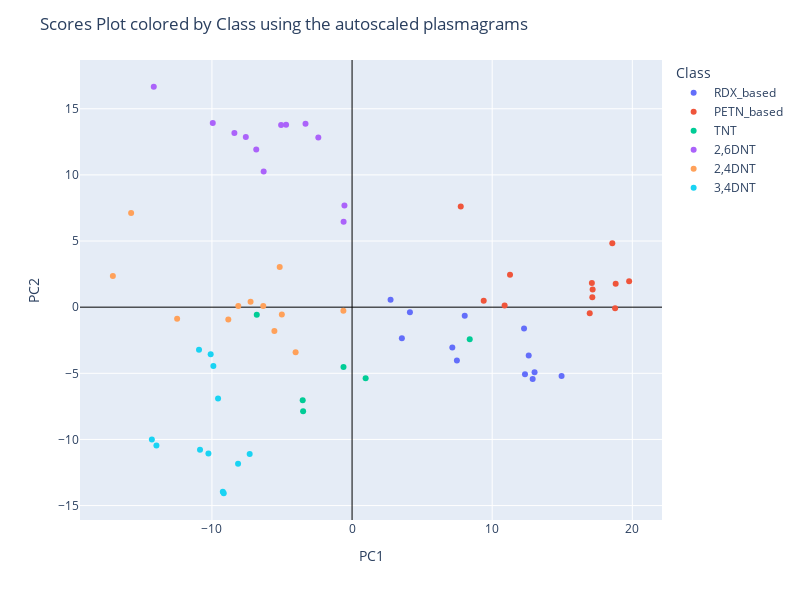

Notebook source saved alongside this figure:
### Code cell
import plotly.express as px

# View the scores plot using plotly library
fig = px.scatter(scores, x="PC1", y="PC2", color="Class", hover_data=['Class'], hover_name=scores.index)
fig.update_xaxes(zeroline=True, zerolinewidth=1, zerolinecolor='Black')
fig.update_yaxes(zeroline=True, zerolinewidth=1, zerolinecolor='Black')
fig.update_layout(
    height=600,
    width=800,
    title_text='Scores Plot colored by Class using the autoscaled plasmagrams')
fig.show()

### Figure 1 — Plotly figure (JSON) as saved in the notebook; plotly's stock layout.template omitted (floating-point values rounded to 4 significant figures)
{"data": [{"customdata": [["RDX_based"], ["RDX_based"], ["RDX_based"], ["RDX_based"], ["RDX_based"], ["RDX_based"], ["RDX_based"], ["RDX_based"], ["RDX_based"], ["RDX_based"], ["RDX_based"], ["RDX_based"]], "hovertemplate": "<b>%{hovertext}</b><br><br>Class=%{customdata[0]}<br>PC1=%{x}<br>PC2=%{y}<extra></extra>", "hovertext": ["C4_7", "C4_8", "C4_9", "C4_10", "C4_11", "C4_12", "RDX_9", "RDX_10", "RDX_11", "RDX_12", "RDX_13", "RDX_14"], "legendgroup": "RDX_based", "marker": {"color": "#636efa", "symbol": "circle"}, "mode": "markers", "name": "RDX_based", "orientation": "v", "showlegend": true, "type": "scatter", "x": [12.34, 7.155, 12.27, 3.553, 4.127, 7.481, 8.04, 2.747, 12.89, 13.02, 12.61, 14.95], "xaxis": "x", "y": [-5.062, -3.058, -1.612, -2.354, -0.3885, -4.027, -0.6558, 0.5534, -5.435, -4.912, -3.646, -5.205], "yaxis": "y"}, {"customdata": [["PETN_based"], ["PETN_based"], ["PETN_based"], ["PETN_based"], ["PETN_based"], ["PETN_based"], ["PETN_based"], ["PETN_based"], ["PETN_based"], ["PETN_based"], ["PETN_based"], ["PETN_based"]], "hovertemplate": "<b>%{hovertext}</b><br><br>Class=%{customdata[0]}<br>PC1=%{x}<br>PC2=%{y}<extra></extra>", "hovertext": ["PETN_10", "PETN_11", "PETN_12", "PETN_13", "PETN_14", "PETN_15", "SEMTEX_10", "SEMTEX_11", "SEMTEX_12", "SEMTEX_13", "SEMTEX_14", "SEMTEX_15"], "legendgroup": "PETN_based", "marker": {"color": "#EF553B", "symbol": "circle"}, "mode": "markers", "name": "PETN_based", "orientation": "v", "showlegend": true, "type": "scatter", "x": [16.96, 17.11, 9.394, 18.77, 10.89, 11.27, 17.17, 17.15, 18.81, 19.77, 18.57, 7.756], "xaxis": "x", "y": [-0.4573, 1.824, 0.4881, -0.08955, 0.1286, 2.451, 1.332, 0.7573, 1.764, 1.952, 4.827, 7.602], "yaxis": "y"}, {"customdata": [["TNT"], ["TNT"], ["TNT"], ["TNT"], ["TNT"], ["TNT"]], "hovertemplate": "<b>%{hovertext}</b><br><br>Class=%{customdata[0]}<br>PC1=%{x}<br>PC2=%{y}<extra></extra>", "hovertext": ["TNT_8", "TNT_9", "TNT_10", "TNT_11", "TNT_12", "TNT_13"], "legendgroup": "TNT", "marker": {"color": "#00cc96", "symbol": "circle"}, "mode": "markers", "name": "TNT", "orientation": "v", "showlegend": true, "type": "scatter", "x": [-3.494, 0.9683, -0.6114, 8.397, -6.801, -3.523], "xaxis": "x", "y": [-7.872, -5.38, -4.532, -2.427, -0.5698, -7.037], "yaxis": "y"}, {"customdata": [["2,6DNT"], ["2,6DNT"], ["2,6DNT"], ["2,6DNT"], ["2,6DNT"], ["2,6DNT"], ["2,6DNT"], ["2,6DNT"], ["2,6DNT"], ["2,6DNT"], ["2,6DNT"], ["2,6DNT"]], "hovertemplate": "<b>%{hovertext}</b><br><br>Class=%{customdata[0]}<br>PC1=%{x}<br>PC2=%{y}<extra></extra>", "hovertext": ["2,6DNT_1", "2,6DNT_2", "2,6DNT_3", "2,6DNT_4", "2,6DNT_5", "2,6DNT_6", "2,6DNT_7", "2,6DNT_8", "2,6DNT_9", "2,6DNT_10", "2,6DNT_11", "2,6DNT_12"], "legendgroup": "2,6DNT", "marker": {"color": "#ab63fa", "symbol": "circle"}, "mode": "markers", "name": "2,6DNT", "orientation": "v", "showlegend": true, "type": "scatter", "x": [-0.6047, -7.582, -4.709, -6.309, -2.408, -9.941, -6.839, -0.5437, -5.063, -3.323, -8.397, -14.15], "xaxis": "x", "y": [6.451, 12.87, 13.79, 10.26, 12.82, 13.93, 11.92, 7.69, 13.76, 13.87, 13.16, 16.66], "yaxis": "y"}, {"customdata": [["2,4DNT"], ["2,4DNT"], ["2,4DNT"], ["2,4DNT"], ["2,4DNT"], ["2,4DNT"], ["2,4DNT"], ["2,4DNT"], ["2,4DNT"], ["2,4DNT"], ["2,4DNT"], ["2,4DNT"]], "hovertemplate": "<b>%{hovertext}</b><br><br>Class=%{customdata[0]}<br>PC1=%{x}<br>PC2=%{y}<extra></extra>", "hovertext": ["2,4DNT_1", "2,4DNT_2", "2,4DNT_3", "2,4DNT_4", "2,4DNT_5", "2,4DNT_6", "2,4DNT_7", "2,4DNT_8", "2,4DNT_9", "2,4DNT_10", "2,4DNT_11", "2,4DNT_12"], "legendgroup": "2,4DNT", "marker": {"color": "#FFA15A", "symbol": "circle"}, "mode": "markers", "name": "2,4DNT", "orientation": "v", "showlegend": true, "type": "scatter", "x": [-8.832, -5.012, -4.029, -7.243, -5.543, -5.164, -6.338, -8.119, -0.6195, -12.48, -17.07, -15.77], "xaxis": "x", "y": [-0.9275, -0.5602, -3.414, 0.4173, -1.801, 3.045, 0.08494, 0.09268, -0.2691, -0.879, 2.349, 7.111], "yaxis": "y"}, {"customdata": [["3,4DNT"], ["3,4DNT"], ["3,4DNT"], ["3,4DNT"], ["3,4DNT"], ["3,4DNT"], ["3,4DNT"], ["3,4DNT"], ["3,4DNT"], ["3,4DNT"], ["3,4DNT"], ["3,4DNT"]], "hovertemplate": "<b>%{hovertext}</b><br><br>Class=%{customdata[0]}<br>PC1=%{x}<br>PC2=%{y}<extra></extra>", "hovertext": ["3,4DNT_1", "3,4DNT_2", "3,4DNT_3", "3,4DNT_4", "3,4DNT_5", "3,4DNT_6", "3,4DNT_7", "3,4DNT_8", "3,4DNT_9", "3,4DNT_10", "3,4DNT_11", "3,4DNT_12"], "legendgroup": "3,4DNT", "marker": {"color": "#19d3f3", "symbol": "circle"}, "mode": "markers", "name": "3,4DNT", "orientation": "v", "showlegend": true, "type": "scatter", "x": [-10.92, -14.29, -9.898, -10.09, -13.96, -9.224, -9.159, -7.307, -8.136, -10.85, -10.25, -9.563], "xaxis": "x", "y": [-3.222, -10.01, -4.444, -3.553, -10.46, -13.96, -14.07, -11.09, -11.83, -10.78, -11.07, -6.913], "yaxis": "y"}], "layout": {"height": 600, "legend": {"title": {"text": "Class"}, "tracegroupgap": 0}, "margin": {"t": 60}, "title": {"text": "Scores Plot colored by Class using the autoscaled plasmagrams"}, "width": 800, "xaxis": {"anchor": "y", "domain": [0, 1], "title": {"text": "PC1"}, "zeroline": true, "zerolinecolor": "Black", "zerolinewidth": 1}, "yaxis": {"anchor": "x", "domain": [0, 1], "title": {"text": "PC2"}, "zeroline": true, "zerolinecolor": "Black", "zerolinewidth": 1}}}
